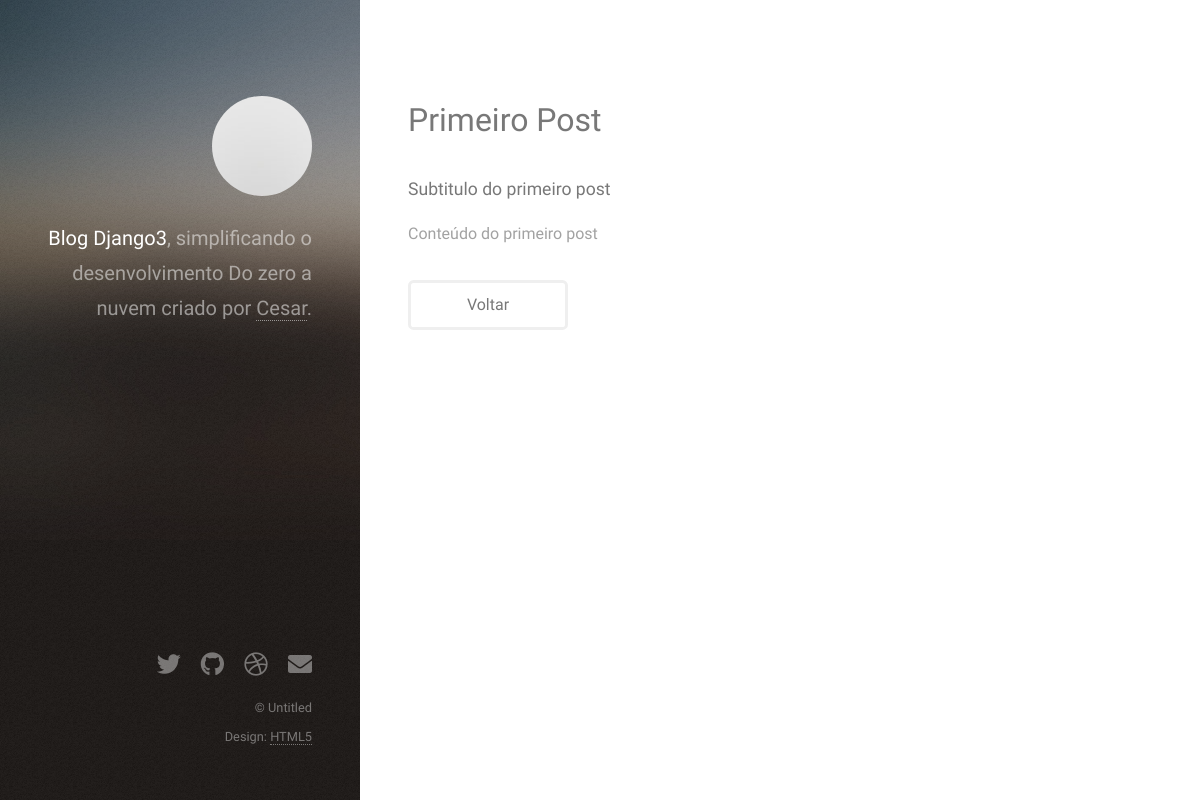
The page /blog/post/1/ on the database as committed earlier.
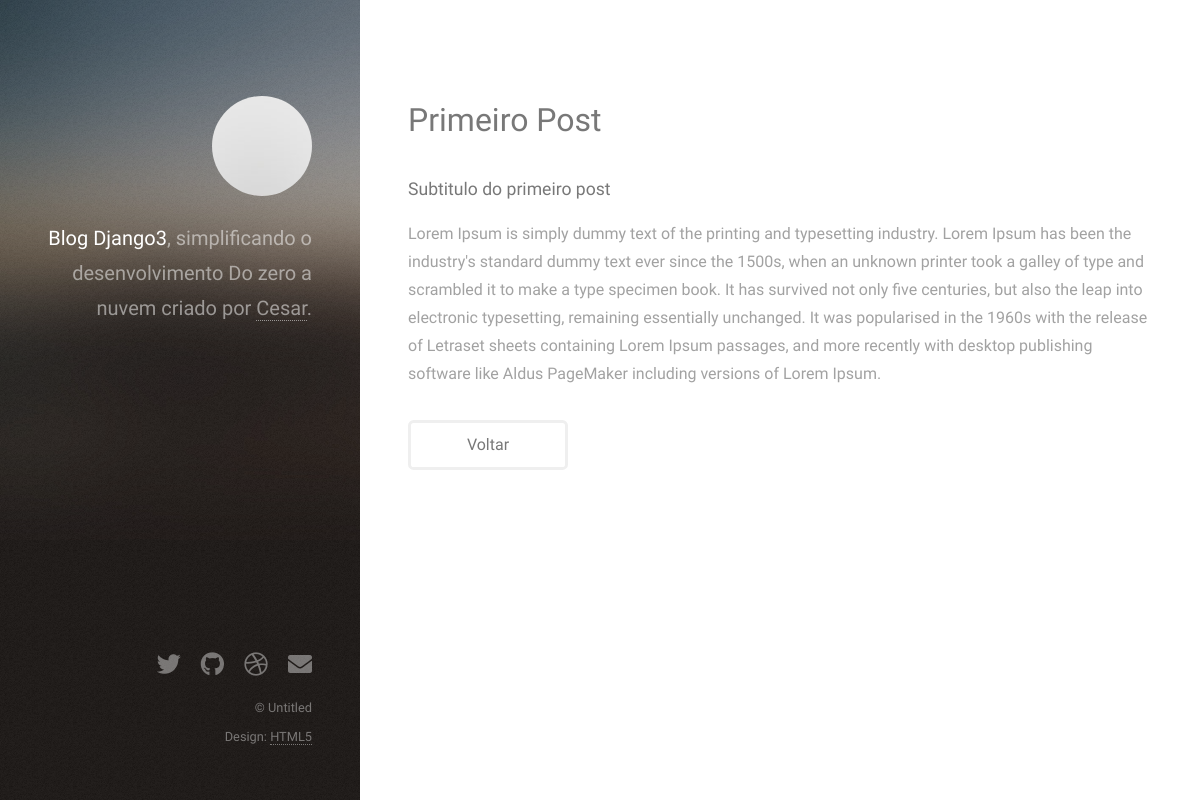
The same page on the database as committed later.
### website/models.py (models this page shows, shortened)
class Post(models.Model):
    title = models.CharField(max_length=100)
    sub_title = models.CharField(max_length=200)
    content = models.TextField()
    categories = models.CharField(
        max_length=2,
        choices=Categorias.choices,
        default=Categorias.GR
    )
    deleted = models.BooleanField(default=True)
    def full_name(self):
        return self.title + self.sub_title
    full_name.admin_order_field = 'title'

### website/views.py (the view)
# urls.py: path('post/<int:id>/', post_detail, name='post_detail'),
def post_detail(request, id):
        post = Post.objects.get(id=id)
        return render(request, 'post_detail.html', {'post': post})

### website/templates/post_detail.html (shortened to what this page needs)
{% load static %}
<!DOCTYPE HTML>
<html>
	<head>
		<link rel="stylesheet" href="{%static 'assets/css/main.css' %}" />
	</head>
	<body class="is-preload">
			<header id="header">
				<div class="inner">
					<a href="#" class="image avatar"><img src="{%static 'images/avatar.jpg' %}" alt="" /></a>
					<h1><strong>Blog Django3</strong>, simplificando o desenvolvimento<br />
					Do zero a nuvem<br />
					criado por <a href="#">Cesar</a>.</h1>
				</div>
			</header>
			<div id="main">
					<section id="one">
						<header class="major">
                            <h2>{{ post.title }}</h2>
                            <h4>{{ post.sub_title }}</h4>
						</header>
						<p>{{ post.content }}</p>
						<ul class="actions">
							<li><a href="{% url 'home_blog' %}" class="button">Voltar</a></li>
						</ul>
					</section>
			</div>
			<footer id="footer">
				<div class="inner">
					<ul class="icons">
						<li><a href="#" class="icon brands fa-twitter"><span class="label">Twitter</span></a></li>
						<li><a href="#" class="icon brands fa-github"><span class="label">Github</span></a></li>
						<li><a href="#" class="icon brands fa-dribbble"><span class="label">Dribbble</span></a></li>
						<li><a href="#" class="icon solid fa-envelope"><span class="label">Email</span></a></li>
					</ul>
					<ul class="copyright">
						<li>&copy; Untitled</li><li>Design: <a href="http://html5up.net">HTML5</a></li>
					</ul>
				</div>
			</footer>
	</body>
</html>

Rows that differ between the two databases and show on the page:
changed Post "Primeiro Post": content "Conteúdo do primeiro post" → "Lorem Ipsum is simply dummy text of the printing and typesetting industry. Lorem Ipsum has been the industry's standard dummy text ever since the 1500s, when an unknown printer took a galley of type and scrambled it to make a type specimen book. It has survived not only five centuries, but also the leap into electronic typesetting, remaining essentially unchanged. It was popularised in the 1960s with the release of Letraset sheets containing Lorem Ipsum passages, and more recently with desktop publishing software like Aldus PageMaker including versions of Lorem Ipsum."
